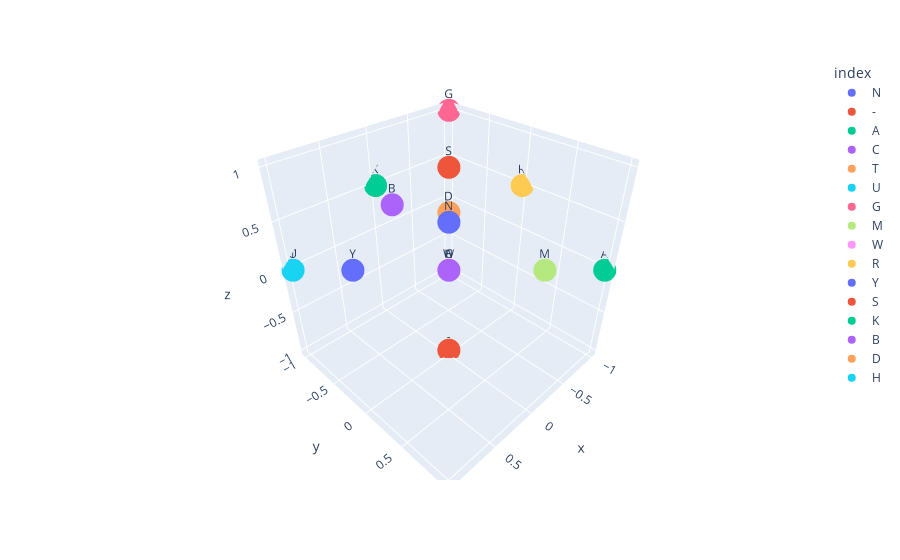

Source (notebook cell):
### Code cell
px.scatter_3d(df_base_embeddings, x="x", y="y", z="z", text=df_base_embeddings.index, color=df_base_embeddings.index)

### Figure 1 — Plotly figure (JSON) as saved in the notebook; plotly's stock layout.template omitted (floating-point values rounded to 4 significant figures)
{"data": [{"hovertemplate": "index=%{text}<br>x=%{x}<br>y=%{y}<br>z=%{z}<extra></extra>", "legendgroup": "N", "marker": {"color": "#636efa", "symbol": "circle"}, "mode": "markers+text", "name": "N", "scene": "scene", "showlegend": true, "text": ["N"], "type": "scatter3d", "x": [0], "y": [0], "z": [0.5]}, {"hovertemplate": "index=%{text}<br>x=%{x}<br>y=%{y}<br>z=%{z}<extra></extra>", "legendgroup": "-", "marker": {"color": "#EF553B", "symbol": "circle"}, "mode": "markers+text", "name": "-", "scene": "scene", "showlegend": true, "text": ["-"], "type": "scatter3d", "x": [0], "y": [0], "z": [-1]}, {"hovertemplate": "index=%{text}<br>x=%{x}<br>y=%{y}<br>z=%{z}<extra></extra>", "legendgroup": "A", "marker": {"color": "#00cc96", "symbol": "circle"}, "mode": "markers+text", "name": "A", "scene": "scene", "showlegend": true, "text": ["A"], "type": "scatter3d", "x": [-1], "y": [1], "z": [0]}, {"hovertemplate": "index=%{text}<br>x=%{x}<br>y=%{y}<br>z=%{z}<extra></extra>", "legendgroup": "C", "marker": {"color": "#ab63fa", "symbol": "circle"}, "mode": "markers+text", "name": "C", "scene": "scene", "showlegend": true, "text": ["C"], "type": "scatter3d", "x": [1], "y": [1], "z": [1]}, {"hovertemplate": "index=%{text}<br>x=%{x}<br>y=%{y}<br>z=%{z}<extra></extra>", "legendgroup": "T", "marker": {"color": "#FFA15A", "symbol": "circle"}, "mode": "markers+text", "name": "T", "scene": "scene", "showlegend": true, "text": ["T"], "type": "scatter3d", "x": [1], "y": [-1], "z": [0]}, {"hovertemplate": "index=%{text}<br>x=%{x}<br>y=%{y}<br>z=%{z}<extra></extra>", "legendgroup": "U", "marker": {"color": "#19d3f3", "symbol": "circle"}, "mode": "markers+text", "name": "U", "scene": "scene", "showlegend": true, "text": ["U"], "type": "scatter3d", "x": [1], "y": [-1], "z": [0]}, {"hovertemplate": "index=%{text}<br>x=%{x}<br>y=%{y}<br>z=%{z}<extra></extra>", "legendgroup": "G", "marker": {"color": "#FF6692", "symbol": "circle"}, "mode": "markers+text", "name": "G", "scene": "scene", "showlegend": true, "text": ["G"], "type": "scatter3d", "x": [-1], "y": [-1], "z": [1]}, {"hovertemplate": "index=%{text}<br>x=%{x}<br>y=%{y}<br>z=%{z}<extra></extra>", "legendgroup": "M", "marker": {"color": "#B6E880", "symbol": "circle"}, "mode": "markers+text", "name": "M", "scene": "scene", "showlegend": true, "text": ["M"], "type": "scatter3d", "x": [0], "y": [1], "z": [0.5]}, {"hovertemplate": "index=%{text}<br>x=%{x}<br>y=%{y}<br>z=%{z}<extra></extra>", "legendgroup": "W", "marker": {"color": "#FF97FF", "symbol": "circle"}, "mode": "markers+text", "name": "W", "scene": "scene", "showlegend": true, "text": ["W"], "type": "scatter3d", "x": [0], "y": [0], "z": [0]}, {"hovertemplate": "index=%{text}<br>x=%{x}<br>y=%{y}<br>z=%{z}<extra></extra>", "legendgroup": "R", "marker": {"color": "#FECB52", "symbol": "circle"}, "mode": "markers+text", "name": "R", "scene": "scene", "showlegend": true, "text": ["R"], "type": "scatter3d", "x": [-1], "y": [0], "z": [0.5]}, {"hovertemplate": "index=%{text}<br>x=%{x}<br>y=%{y}<br>z=%{z}<extra></extra>", "legendgroup": "Y", "marker": {"color": "#636efa", "symbol": "circle"}, "mode": "markers+text", "name": "Y", "scene": "scene", "showlegend": true, "text": ["Y"], "type": "scatter3d", "x": [1], "y": [0], "z": [0.5]}, {"hovertemplate": "index=%{text}<br>x=%{x}<br>y=%{y}<br>z=%{z}<extra></extra>", "legendgroup": "S", "marker": {"color": "#EF553B", "symbol": "circle"}, "mode": "markers+text", "name": "S", "scene": "scene", "showlegend": true, "text": ["S"], "type": "scatter3d", "x": [0], "y": [0], "z": [1]}, {"hovertemplate": "index=%{text}<br>x=%{x}<br>y=%{y}<br>z=%{z}<extra></extra>", "legendgroup": "K", "marker": {"color": "#00cc96", "symbol": "circle"}, "mode": "markers+text", "name": "K", "scene": "scene", "showlegend": true, "text": ["K"], "type": "scatter3d", "x": [0], "y": [-1], "z": [0.5]}, {"hovertemplate": "index=%{text}<br>x=%{x}<br>y=%{y}<br>z=%{z}<extra></extra>", "legendgroup": "B", "marker": {"color": "#ab63fa", "symbol": "circle"}, "mode": "markers+text", "name": "B", "scene": "scene", "showlegend": true, "text": ["B"], "type": "scatter3d", "x": [0.3333], "y": [-0.3333], "z": [0.6667]}, {"hovertemplate": "index=%{text}<br>x=%{x}<br>y=%{y}<br>z=%{z}<extra></extra>", "legendgroup": "D", "marker": {"color": "#FFA15A", "symbol": "circle"}, "mode": "markers+text", "name": "D", "scene": "scene", "showlegend": true, "text": ["D"], "type": "scatter3d", "x": [-0.3333], "y": [-0.3333], "z": [0.3333]}, {"hovertemplate": "index=%{text}<br>x=%{x}<br>y=%{y}<br>z=%{z}<extra></extra>", "legendgroup": "H", "marker": {"color": "#19d3f3", "symbol": "circle"}, "mode": "markers+text", "name": "H", "scene": "scene", "showlegend": true, "text": ["H"], "type": "scatter3d", "x": [0.3333], "y": [0.3333], "z": [0.3333]}], "layout": {"legend": {"title": {"text": "index"}, "tracegroupgap": 0}, "margin": {"t": 60}, "scene": {"domain": {"x": [0, 1], "y": [0, 1]}, "xaxis": {"title": {"text": "x"}}, "yaxis": {"title": {"text": "y"}}, "zaxis": {"title": {"text": "z"}}}}}
